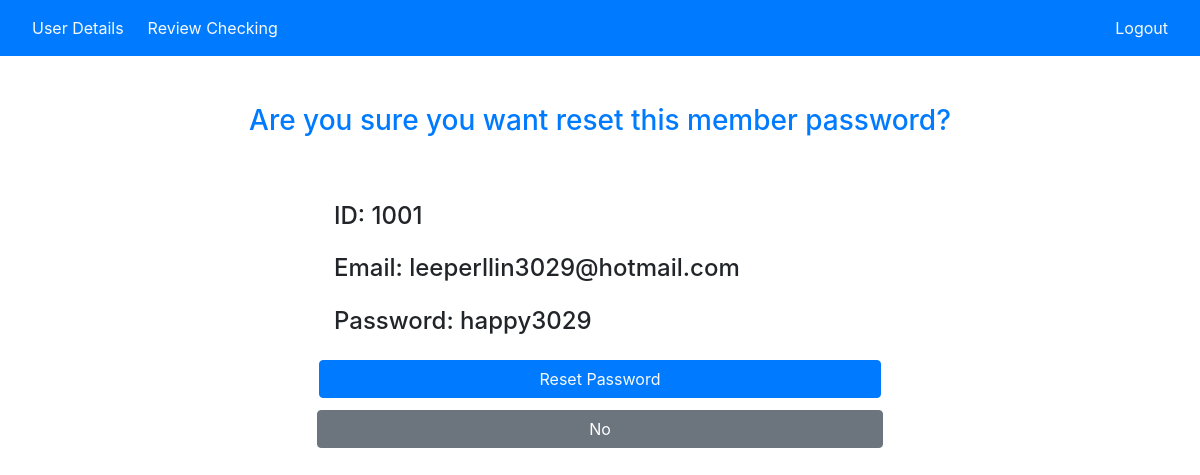
Screenshot of /admin/adresetpass.php?resetmember=1001 (signed in) with the database file from the repository.
### tables this page shows
CREATE TABLE `2020_member` (
  `mid` int(11) NOT NULL,
  `mfirstname` varchar(255) NOT NULL,
  `mlastname` varchar(255) NOT NULL,
  `memail` varchar(255) NOT NULL,
  `mpass` varchar(255) NOT NULL,
  `mquestion` varchar(255) NOT NULL,
  `manswer` varchar(255) NOT NULL
);

### admin/adresetpass.php (the view, shortened to what this page needs)
<?php
include("../conn.php");
$Resetmember = $_GET['resetmember'];
$readquery = "SELECT * FROM 2020_member WHERE mid='$Resetmember' ";
$readresult = $conn->query($readquery);
?>
<html>
<?php
include("../layouts/admin/head.php")
?>
<body>
    <?php include("../admin/components/navbar.php") ?>
    <div class="container justify-content-center">
        <div class="d-flex justify-content-center text-align-center p-5">
            <div>
                <h3 class="text-primary">Are you sure you want reset this member password?</h3>
            </div>
        </div>
        <div class="row">
            <div class="col-12">
                <?php
                while ($rowread = $readresult->fetch_assoc()) {
                    $adrowid3 = $rowread['mid'];
                    $admemail3 = $rowread['memail'];
                    $admpass3 = $rowread['mpass'];
                }
                ?>
                <div class="row justify-content-center p-2">
                    <div class="col-6">
                        <h4>ID: <?php echo $adrowid3; ?> </h4>
                    </div>
                </div>
                <div class="row justify-content-center p-2">
                    <div class="col-6">
                        <h4>Email: <?php echo $admemail3; ?> </h4>
                    </div>
                </div>
                <div class="row justify-content-center p-2">
                    <div class="col-6">
                        <h4>Password: <?php echo $admpass3; ?> </h4>
                    </div>
                </div>
                <div class="row justify-content-center p-2">
                    <a class="text-light btn btn-primary w-50" href='adresetpassprocess.php?resetmember3=<?php echo $adrowid3?>'>Reset Password</a>
                </div>
                <div class="row justify-content-center p-1">
                    <button class="btn btn-secondary w-50" onclick="window.history.back()">No</button>
                </div>
            </div>
        </div>
    </div>
</body>
</html>

### rows the page displays
2020_member: mid "1001", memail "leeperllin3029@hotmail.com", mpass "happy3029"
